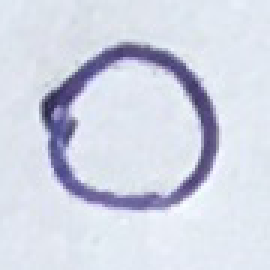
#> input picture my_test_images/0/10.png, 90 x 90 px, found by its file name (shown 3 times larger); its folder holds 2 pictures in this run
$ jupyter execute --allow-errors assignment_CNN.ipynb
#> lines starting #> are read from the running program, lines starting #| are printed output that depends on the picture; after the words box and inside, x2 and y2 are one past the last pixel; in counts of white or black regions, pixels touching at a corner belong together
[cell 1]
import tensorflow as tf
import numpy as np
from tensorflow.keras.datasets import mnist
from keras.utils import np_utils
from keras.models import Sequential
from keras.layers import Dense,Activation,Flatten
from keras.layers import Conv2D,MaxPooling2D,Dropout
from matplotlib import pyplot as plt

#> (a cell that did not finish here is left out)

#> (a cell that did not finish here is left out)

#> (a cell that did not finish here is left out)

#> (a cell that did not finish here is left out)

#> (a cell that did not finish here is left out)

#> (a cell that did not finish here is left out)

#> (a cell that did not finish here is left out)

#> (a cell that did not finish here is left out)

#> (a cell that did not finish here is left out)

[cell 11]
import cv2, os

data_path=r'D:\Semester 08\Intelligent systems design\2.1\my_test_images'
categories=os.listdir(data_path)
labels=[i for i in range(len(categories))]

label_dict={} #empty dictionary

for i in range(len(categories)):
    label_dict[categories[i]]=labels[i]

print(label_dict)
print(categories)
print(labels)

[cell 12]
img_size=28

data=[]
target=[]

for category in categories:
    folder_path=os.path.join(data_path,category)
    img_names=os.listdir(folder_path)

    for img_name in img_names:
        img_path=os.path.join(folder_path,img_name)
        img=cv2.imread(img_path)
#> img is the input picture: shape (90, 90, 3); mean B, G, R 228.4, 214.5, 210
        #cv2.imshow('LIVE',img)
        #cv2.waitKey(100)
        try:
            gray=cv2.cvtColor(img,cv2.COLOR_BGR2GRAY)
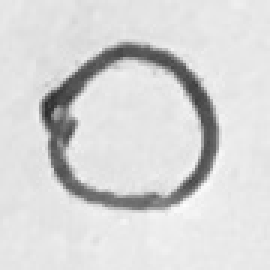
#> gray: shape (90, 90) (shown 3 times larger); min 44, max 254, mean 214.8
            #Coverting the image into gray scale
            resized=cv2.resize(gray,(img_size,img_size))
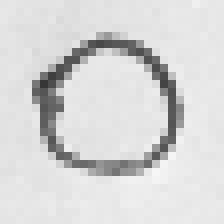
#> resized: shape (28, 28) (shown 8 times larger); min 54, max 246, mean 214.5
            _,inverted = cv2.threshold(resized,150,255,cv2.THRESH_BINARY_INV)
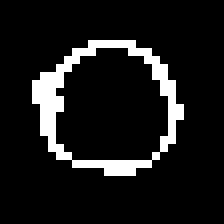
#> inverted: shape (28, 28) (shown 8 times larger); 10.1% white in thin lines or dots, all inside (x1, y1, x2, y2) = (4, 5, 23, 22)
            kernel = np.ones((3,3),np.uint8)
            dilated = cv2.dilate(inverted,kernel,iterations = 1)
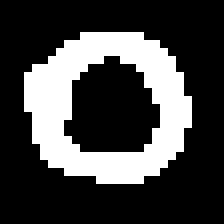
#> dilated: shape (28, 28) (shown 8 times larger); 26.5% white; 1 white region, box (x1, y1, x2, y2) and area: (3, 4, 24, 23) 208
            #resizing the gray scale into 50x50, since we need a fixed common size for all the images in the dataset
            data.append(dilated)
            target.append(label_dict[category])

        except Exception as e:
            print(e)
#> pass 2 of the loop `for category in categories:`:
#> img_names = ['1.png', '11.png']
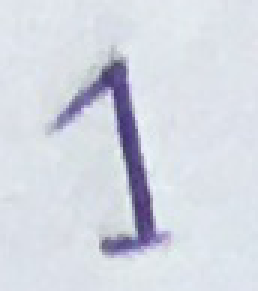
#> input picture my_test_images/1/1.png, 86 x 97 px, found by its file name (shown 3 times larger)
#> img is the input picture: shape (97, 86, 3); mean B, G, R 225.9, 216.2, 212
#> gray: shape (97, 86)
#> `_,inverted = cv2.threshold(resized,150,255,cv2.THRESH_BINARY_INV)`:
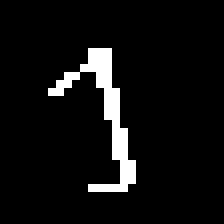
#> inverted: shape (28, 28) (shown 8 times larger); 6.1% white in thin lines or dots, all inside (x1, y1, x2, y2) = (6, 6, 17, 24)
#> `dilated = cv2.dilate(inverted,kernel,iterations = 1)`:
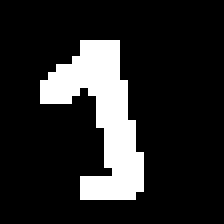
#> dilated: shape (28, 28) (shown 8 times larger); 15.8% white; 1 white region, box (x1, y1, x2, y2) and area: (5, 5, 18, 25) 124
            #if any exception rasied, the exception will be printed here. And pass to the next image

[cell 13]
w=10
#> w = 10
h=10

fig=plt.figure(figsize=(4,4))

columns=3
rows=2

#> (the rest of this cell did not finish here and is left out)

[cell 14]
data=np.array(data)
target=np.array(target)
#target_new=np_utils.to_categorical(target)
print(data.shape,target.shape)
#| (4, 28, 28) (4,)
